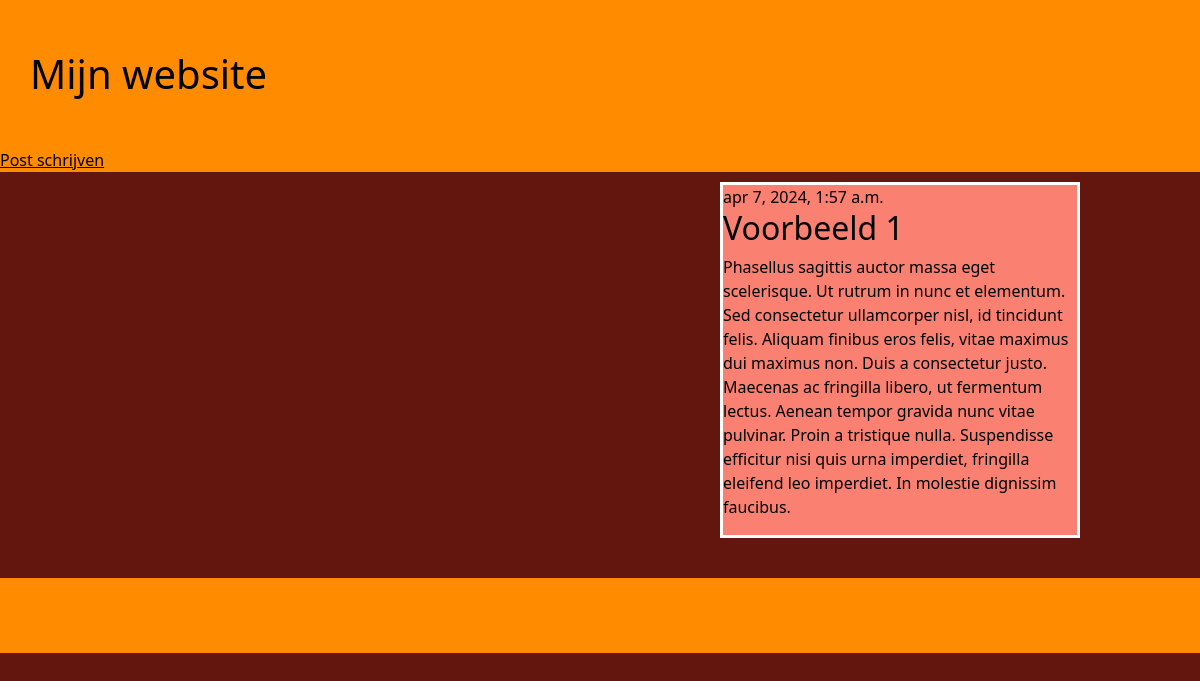
The app's page /post/2/ with its own data.
### blog/models.py (models this page shows, shortened)
class Post(models.Model):
   author = models.ForeignKey(settings.AUTH_USER_MODEL, on_delete=models.CASCADE)
   title = models.CharField(max_length=200)
   text = models.TextField()
   created_date = models.DateTimeField(default=timezone.now)
   published_date = models.DateTimeField(blank=True, null=True)

### blog/views.py (the view)
# urls.py: path('post/<int:pk>/', views.post_detail, name='post_inhoud'),
def post_detail(request, pk):
       post = get_object_or_404(Post, pk=pk)
       return render(request, 'blog/post_inhoud.html', {'post': post})

### blog/templates/blog/post_inhoud.html
{% extends 'blog/base.html' %}
{% block inhoud %}
<article class="post">
{% if post.published_date %}
<time class="date">
{{ post.published_date }}
</time>
{% endif %}
<h2>{{ post.title }}</h2>
<p>{{ post.text|linebreaksbr }}</p>
</article>
{% endblock %}

### blog/static/css/Style.css (style rules this page uses)
body { background-color: rgb(99, 22, 13); color: black; width: 100%; left: 0; margin: 0; top: 0; padding: 0; height: 100%; }
article { width: 30%; margin-bottom: 40px; border: 3px solid white; margin-left: 60%; background-color: salmon; color: black; margin-top: 10px; height: auto; }
html { margin: 0; left: 0; top: 0; padding: 0; height: 100%; }

### records on screen
Post: published_date "apr 7, 2024, 1:57 a.m.", title "Voorbeeld 1", text "Phasellus sagittis auctor massa eget scelerisque. Ut rutrum in nunc et elementum. Sed consectetur ullamcorper nisl, id tincidunt felis. Aliquam finibus eros felis, vitae maximus dui maximus non. Duis a consectetur justo. Maecenas ac fringilla libero, ut fermentum lectus. Aenean tempor gravida nunc vitae pulvinar. Proin a tristique nulla. Suspendisse efficitur nisi quis urna imperdiet, fringilla eleifend leo imperdiet. In molestie dignissim faucibus."
